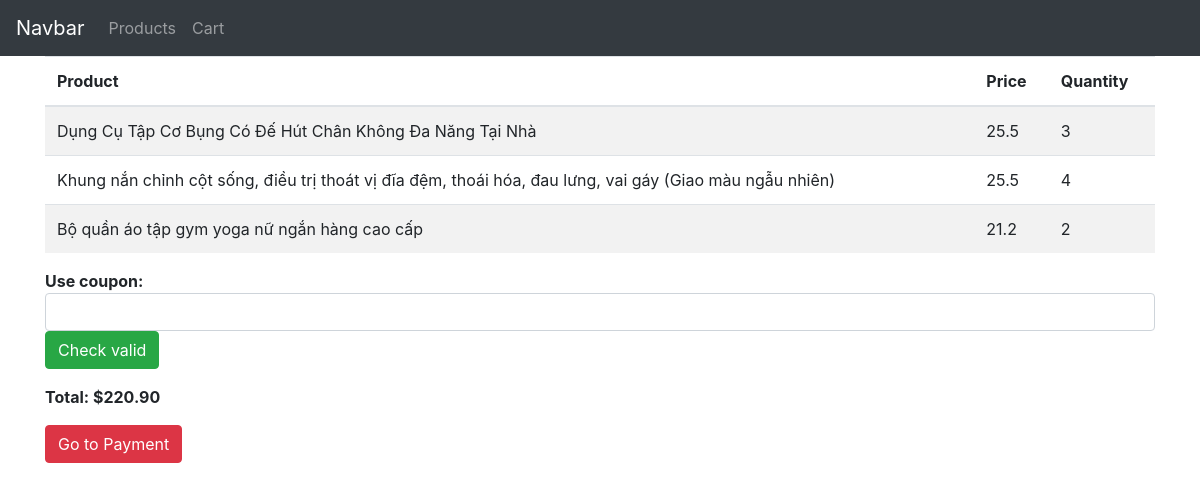
Before: /view-cart/ (signed in) with the older database file.
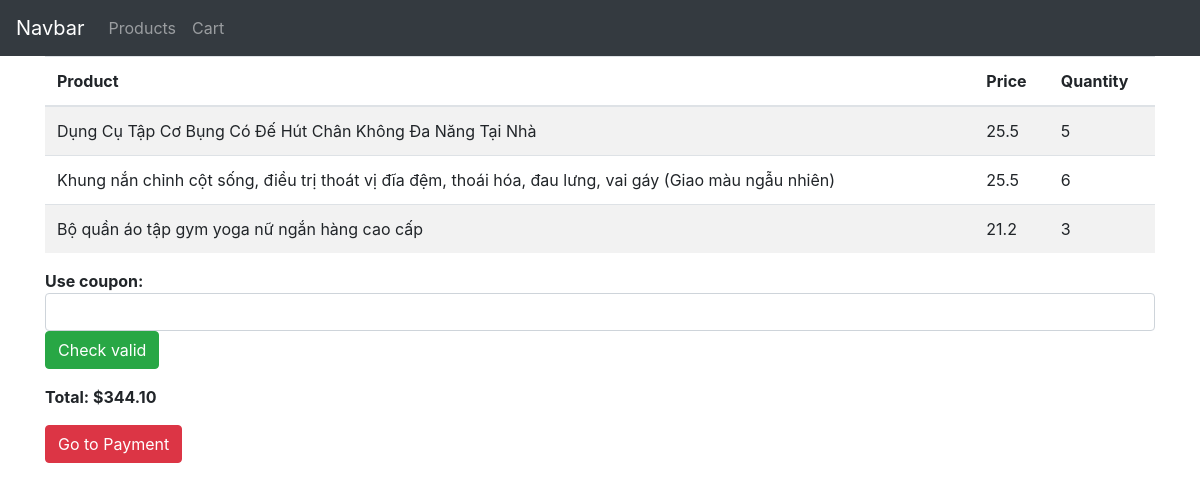
After: the same page with the newer database file.
### sales/models.py (models this page shows)
class Cart(models.Model):
	user = models.CharField(max_length = 255)
	product = models.ForeignKey(Product, on_delete = models.CASCADE)
	quantity = models.IntegerField()
	price = models.FloatField()
	created_at = models.DateTimeField(auto_now_add = True)

class Product(models.Model):
	title = models.CharField(max_length = 255)
	image = models.CharField(max_length = 255)
	price = models.FloatField()
	label = models.CharField(max_length = 25, choices = LABEL)
	description = models.TextField()
	created_at = models.DateTimeField(auto_now_add = True)
	def __str__(self):
		return self.title

### sales/views.py (the view, shortened to what this page needs)
# urls.py: path('view-cart/', views.view_cart, name = 'view-cart'),
def view_cart(request):
	total = 0
	cart = Cart.objects.filter(user = request.user)
	for item in cart:
		total += item.quantity * item.price
	return render(request, 'cart.html', {'cart': cart, 'total': total})

### sales/templates/cart.html
{% extends 'base.html' %}
{% block content %}
	<table class="table table-striped">
	    <thead>
	      <tr>
	        <th>Product</th>
	        <th>Price</th>
	        <th>Quantity</th>
	      </tr>
	    </thead>
	    <tbody>
    	{% for item in cart %}
	      <tr>
	        <td>{{item.product}}</td>
	        <td>{{item.price}}</td>
	        <td>{{item.quantity}}</td>
	      </tr>
      	{% endfor %}
	    </tbody>
	  </table>
	  <p class="font-weight-bold">Use coupon: <input type="text" class="form-control" id="coupon-code"><button class="btn btn-success" onclick="CheckCoupon()">Check valid</button></p>
	  <p class="font-weight-bold">Total: ${{total|floatformat:2}}</p>
	  <a class="btn btn-danger" href="{% url 'sales:payment' %}">Go to Payment</a>
{% endblock %}

### sales/templates/base.html (shortened to what this page needs)
<!DOCTYPE html>
<html>
<head>
	<link rel="stylesheet" href="">
	<link rel="stylesheet" href="https://maxcdn.bootstrapcdn.com/bootstrap/4.5.2/css/bootstrap.min.css">
</head>
<body  id="demo">
	<nav class="navbar navbar-expand-md bg-dark navbar-dark">
	  <a class="navbar-brand" href="/">Navbar</a>
	  <div class="collapse navbar-collapse" id="collapsibleNavbar">
	    <ul class="navbar-nav">
	      <li class="nav-item">
	        <a class="nav-link" href="{% url 'sales:index' %}">Products</a>
	      </li>
	      <li class="nav-item">
	        <a class="nav-link" href="{% url 'sales:view-cart' %}">Cart</a>
	      </li>
	    </ul>
	  </div>
	</nav>
	<div class="container">
		{% block content %}
		{% endblock %}
	</div>
</body>
</html>

Changed rows visible on the page:
changed Cart "Dụng Cụ Tập Cơ Bụng Có Đế Hút Chân Không Đa Năng Tại Nhà": quantity "3" → "5"
changed Cart (number 2 of 3 on the later page): quantity "4" → "6"
changed Cart "Bộ quần áo tập gym yoga nữ ngắn hàng cao cấp": quantity "2" → "3"
Other visible differences:
{{ total|floatformat:2 }}: "220.90" → "344.10"
